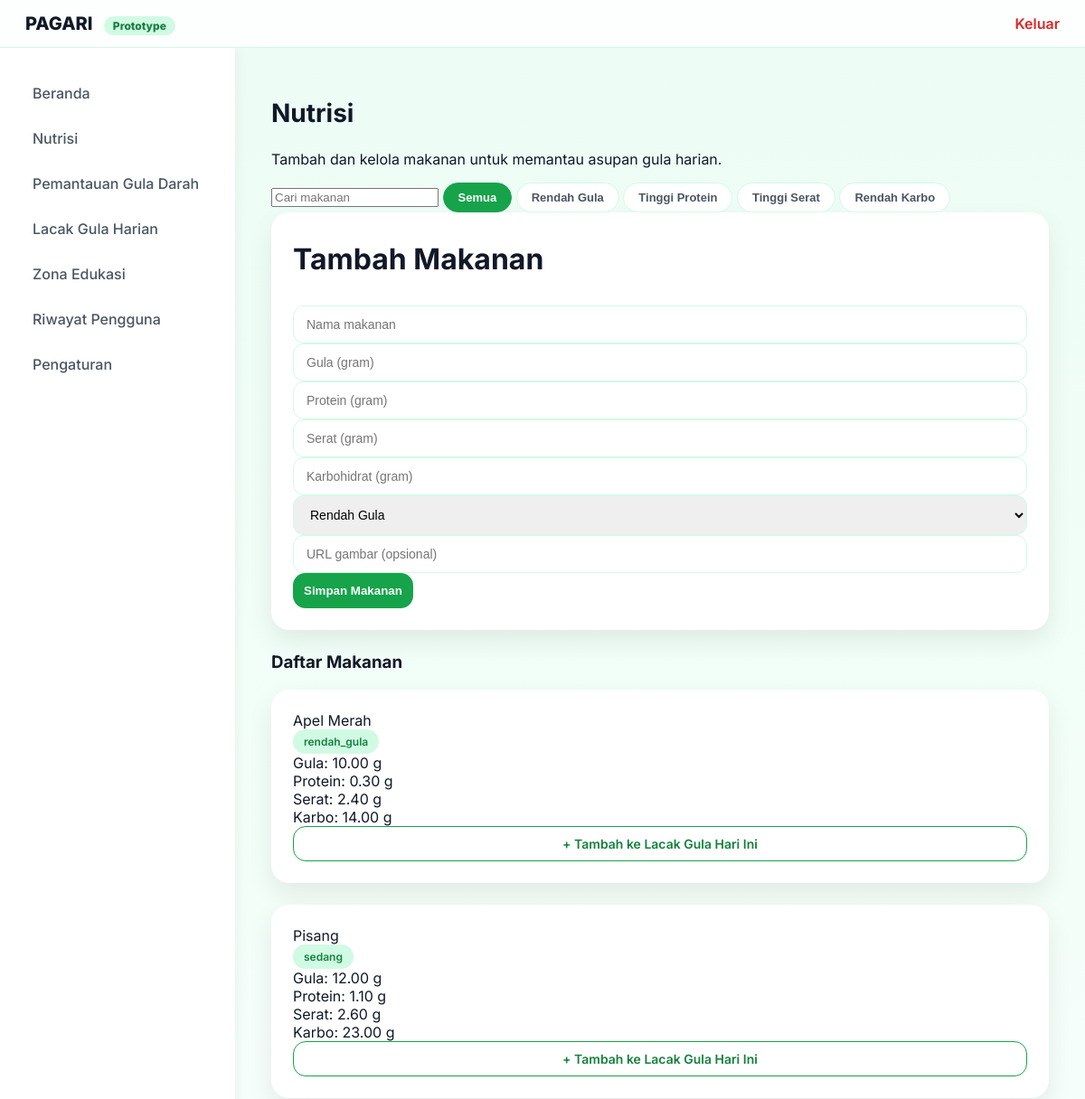
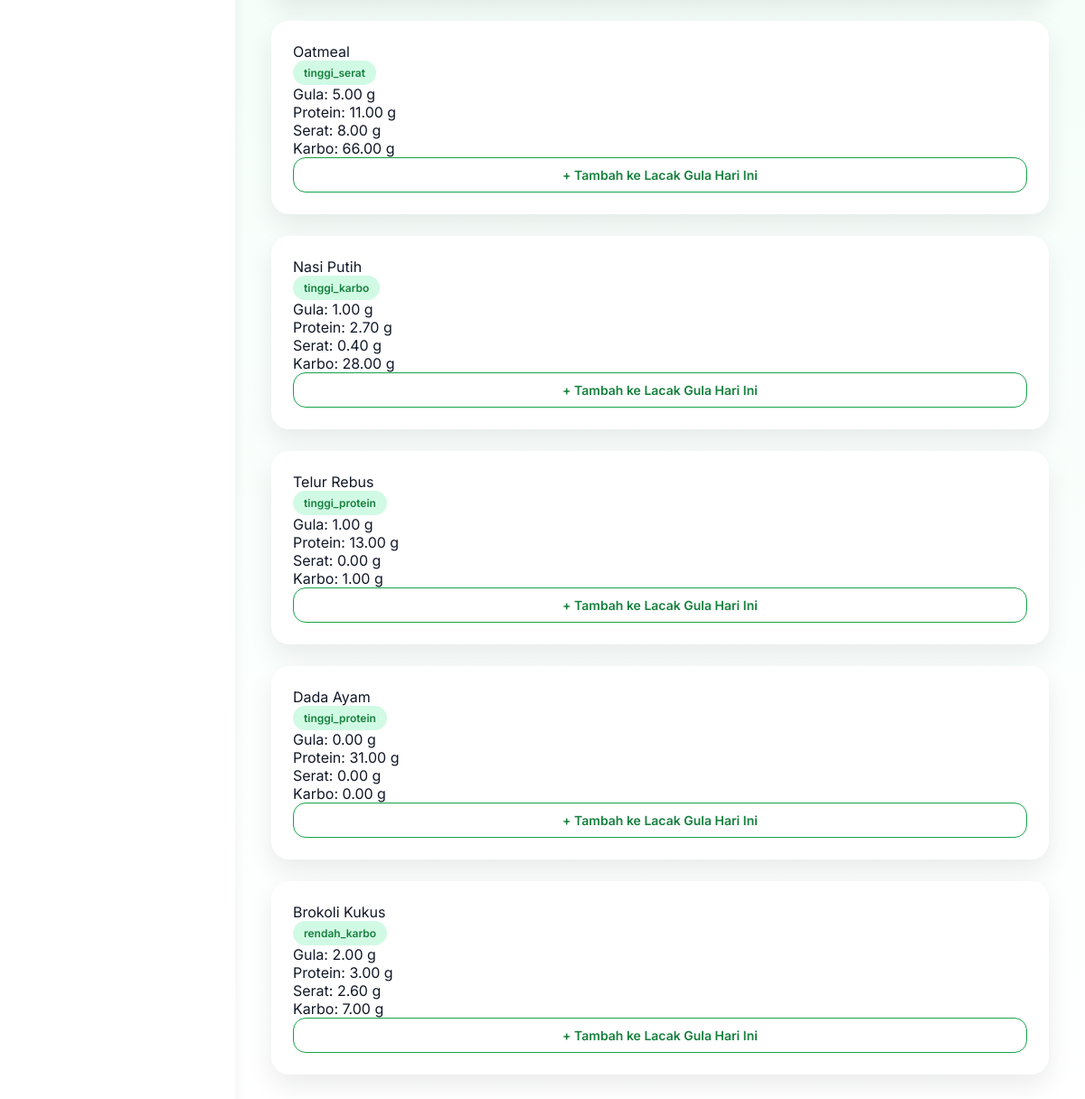
Page /pagari/nutrisi.php (signed in) on the committed database (2 pictures, top to bottom).
### tables this page shows
CREATE TABLE `foods` (
  `id` int(11) NOT NULL AUTO_INCREMENT,
  `nama` varchar(100) DEFAULT NULL,
  `gula` decimal(5,2) DEFAULT NULL,
  `protein` decimal(5,2) DEFAULT NULL,
  `serat` decimal(5,2) DEFAULT NULL,
  `karbo` decimal(5,2) DEFAULT NULL,
  `kategori` varchar(50) DEFAULT NULL,
  PRIMARY KEY (`id`)
);

### pagari/nutrisi.php (the view, shortened to what this page needs)
<?php
include "inc/config.php";
include "inc/header.php";
include "inc/sidebar.php";
$foods = mysqli_query($conn, "SELECT * FROM foods");
?>
<div class="section space-y-6">
  <div>
    <h2 class="text-xl font-semibold">Nutrisi</h2>
    <p class="text-sm text-gray-500">
      Tambah dan kelola makanan untuk memantau asupan gula harian.
    </p>
  </div>
  <div class="flex flex-wrap gap-2 items-center">
    <input
      type="text"
      placeholder="Cari makanan"
      class="px-3 py-2 border rounded w-full md:w-64"
    />
    <button class="filter-chip active">Semua</button>
    <button class="filter-chip">Rendah Gula</button>
    <button class="filter-chip">Tinggi Protein</button>
    <button class="filter-chip">Tinggi Serat</button>
    <button class="filter-chip">Rendah Karbo</button>
  </div>
  <div class="card p-4">
    <h3 class="font-semibold mb-3">Tambah Makanan</h3>
    <form method="post" action="food_store.php" class="grid grid-cols-1 md:grid-cols-2 gap-3">
      <input name="nama" class="input" placeholder="Nama makanan" required>
      <input name="gula" class="input" placeholder="Gula (gram)" type="number">
      <input name="protein" class="input" placeholder="Protein (gram)" type="number">
      <input name="serat" class="input" placeholder="Serat (gram)" type="number">
      <input name="karbo" class="input" placeholder="Karbohidrat (gram)" type="number">
      <select name="kategori" class="input">
        <option value="Rendah Gula">Rendah Gula</option>
      </select>
      <input name="gambar" class="input md:col-span-2" placeholder="URL gambar (opsional)">
      <button
        type="submit"
        class="btn-primary md:col-span-2">
        Simpan Makanan
      </button>
    </form>
  </div>
  <div>
    <h3 class="font-semibold mb-3">Daftar Makanan</h3>
    <div class="grid grid-cols-1 sm:grid-cols-2 lg:grid-cols-3 gap-4">
      <?php while ($f = mysqli_fetch_assoc($foods)): ?>
        <div class="card p-3 space-y-2">
          <div class="font-semibold"><?= htmlspecialchars($f['nama']); ?></div>
          <span class="badge"><?= $f['kategori']; ?></span>
          <div class="text-sm text-gray-600 space-y-1">
            <div>Gula: <?= $f['gula']; ?> g</div>
            <div>Protein: <?= $f['protein']; ?> g</div>
            <div>Serat: <?= $f['serat']; ?> g</div>
            <div>Karbo: <?= $f['karbo']; ?> g</div>
          </div>
          <a
            href="gula_add.php?id=<?= $f['id']; ?>"
            class="btn-secondary w-full text-center">
            + Tambah ke Lacak Gula Hari Ini
          </a>
        </div>
      <?php endwhile; ?>
    </div>
  </div>
</div>
<?php include "inc/footer.php"; ?>

### pagari/assets/css/style.css (style rules this page uses)
:root { --green-50: #ecfdf5; --green-100: #d1fae5; --green-600: #16a34a; --green-700: #15803d; --gray-900: #111827; --gray-600: #4b5563; }
* { box-sizing: border-box; }
body { margin: 0; font-family: 'Inter', sans-serif; background: linear-gradient(180deg, var(--green-50), #ffffff); color: var(--gray-900); }
.section { margin-bottom: 40px; }
h2 { font-size: 28px; font-weight: 700; margin-bottom: 24px; }
.card { background: #ffffff; border-radius: 20px; padding: 24px; margin-bottom: 24px; box-shadow: 0 12px 28px rgba(0,0,0,0.08); }
.card h3 { font-size: 32px; margin-top: 8px; }
.filter-chip { padding: 8px 16px; border-radius: 999px; border: 1px solid var(--green-100); background: #fff; font-size: 13px; font-weight: 600; color: var(--gray-600); cursor: pointer; transition: all 0.2s ease; }
.filter-chip.active { background: var(--green-600); color: #fff; border-color: var(--green-600); }
.input { width: 100%; padding: 12px 14px; border-radius: 12px; border: 1px solid var(--green-100); font-size: 14px; outline: none; }
.btn-primary { background: var(--green-600); color: #fff; font-weight: 600; border-radius: 14px; padding: 12px; border: none; cursor: pointer; }
.btn-secondary { display: block; text-align: center; padding: 10px; border-radius: 14px; border: 1px solid var(--green-600); color: var(--green-700); font-weight: 600; font-size: 14px; text-decoration: none; }
.badge { display: inline-block; background: var(--green-100); color: var(--green-700); padding: 6px 12px; font-size: 12px; font-weight: 600; border-radius: 999px; }

### rows in the picture
foods: nama "Apel Merah", kategori "rendah_gula", gula "10.00", protein "0.30", serat "2.40", karbo "14.00"
foods: nama "Pisang", kategori "sedang", gula "12.00", protein "1.10", serat "2.60", karbo "23.00"
foods: nama "Oatmeal", kategori "tinggi_serat", gula "5.00", protein "11.00", serat "8.00", karbo "66.00"
foods: nama "Nasi Putih", kategori "tinggi_karbo", gula "1.00", protein "2.70", serat "0.40", karbo "28.00"
foods: nama "Telur Rebus", kategori "tinggi_protein", gula "1.00", protein "13.00", serat "0.00", karbo "1.00"
foods: nama "Dada Ayam", kategori "tinggi_protein", gula "0.00", protein "31.00", serat "0.00", karbo "0.00"
foods: nama "Brokoli Kukus", kategori "rendah_karbo", gula "2.00", protein "3.00", serat "2.60", karbo "7.00"
